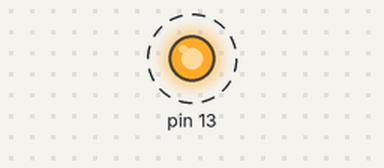
The sketch below on a simulated Arduino Uno, built with avr-gcc and run on an emulated ATmega328P. Shown: output pins drawn as LEDs (lit = HIGH). Dashed ring = blinking.

Above: at 0.2 s.
Timing chart, 0 to 3.5 s (numbered marks = the images above):
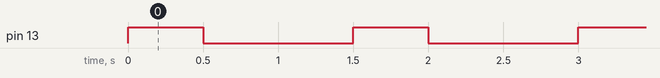

The sketch:

week07_1_arduino_blink.ino
```cpp
// week07_1_arduino_blink
// 安裝好後, Select Board 要選剛裝置管理員的那個 USB-Serial
// 的 COM3 or COM4 or COM5 選 arduino uno
void setup() {
  pinMode(13, OUTPUT); // 把第13支腳,能送出資料 OUTPUT
}

void loop() {
  digitalWrite(13, HIGH); // 發亮
  delay(500);
  digitalWrite(13, LOW); // 熄掉
  digitalWrite(12, HIGH);
  delay(500);
  digitalWrite(12, LOW);
  delay(500);
}
```

Measured:
- by itself, pin 13: alternates HIGH for 0.50 s and LOW for 1.0 s
